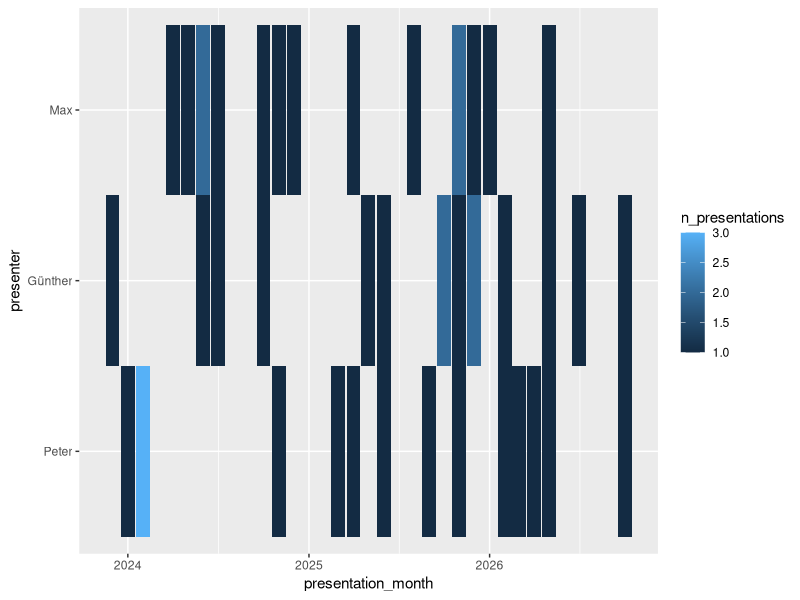

Here is the R script that generated this plot:
# load lbraries ---------------------------------
library("ggplot2")
library("lubridate")
library("magrittr")
library("tibble")
library("dplyr")
library("tidyr")

# set up data -----------------------------------
day_generator <- function(number_days, year_span=3){
  start_date <- today() - years(year_span)
  # generate sequence of random, non ovelapping numbers
  day_offsets <- base::sample(1:(year_span*365), size=number_days, replace = FALSE)
  # add these numbers as number of days to a start date
  start_date + days(day_offsets)
}

base_data <- tibble(
  p1 = day_generator(15),
  p2 = day_generator(15),
  p3 = day_generator(15)
) %>%
  pivot_longer(cols = everything(), names_to = "presenter", values_to="presentation_date") %>%
  mutate_at("presenter", factor, levels = c("p1", "p2", "p3"), labels = c("Peter", "Günther", "Max"))

# transform data for plotting -------------------
grouped_data <- base_data %>%
  group_by(presenter, presentation_month = floor_date(presentation_date, unit = "month")) %>%
  summarise(n_presentations = n())

# plot transformed data -------------------------
ggplot(grouped_data, aes(x = presentation_month, y = presenter, fill = n_presentations)) +
  geom_tile()
